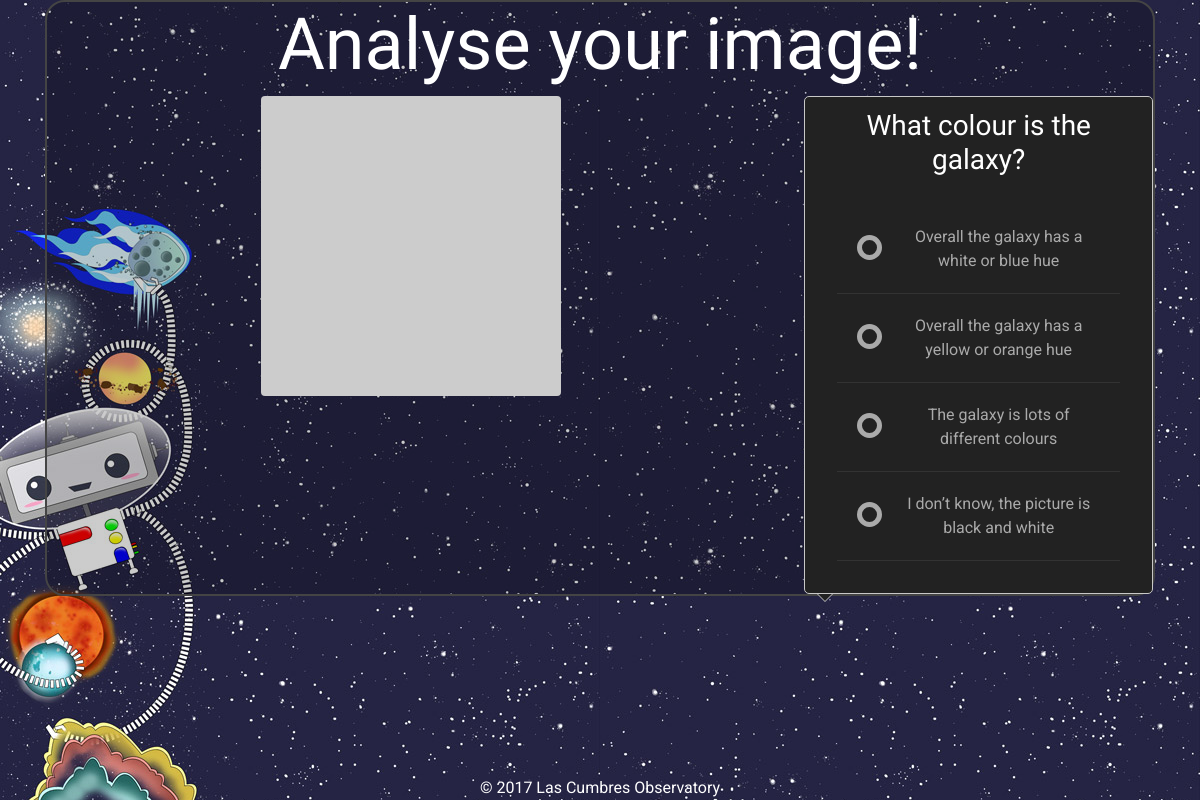
/challenge/1/analyse/ (signed in), run on an earlier commit of the app's database.
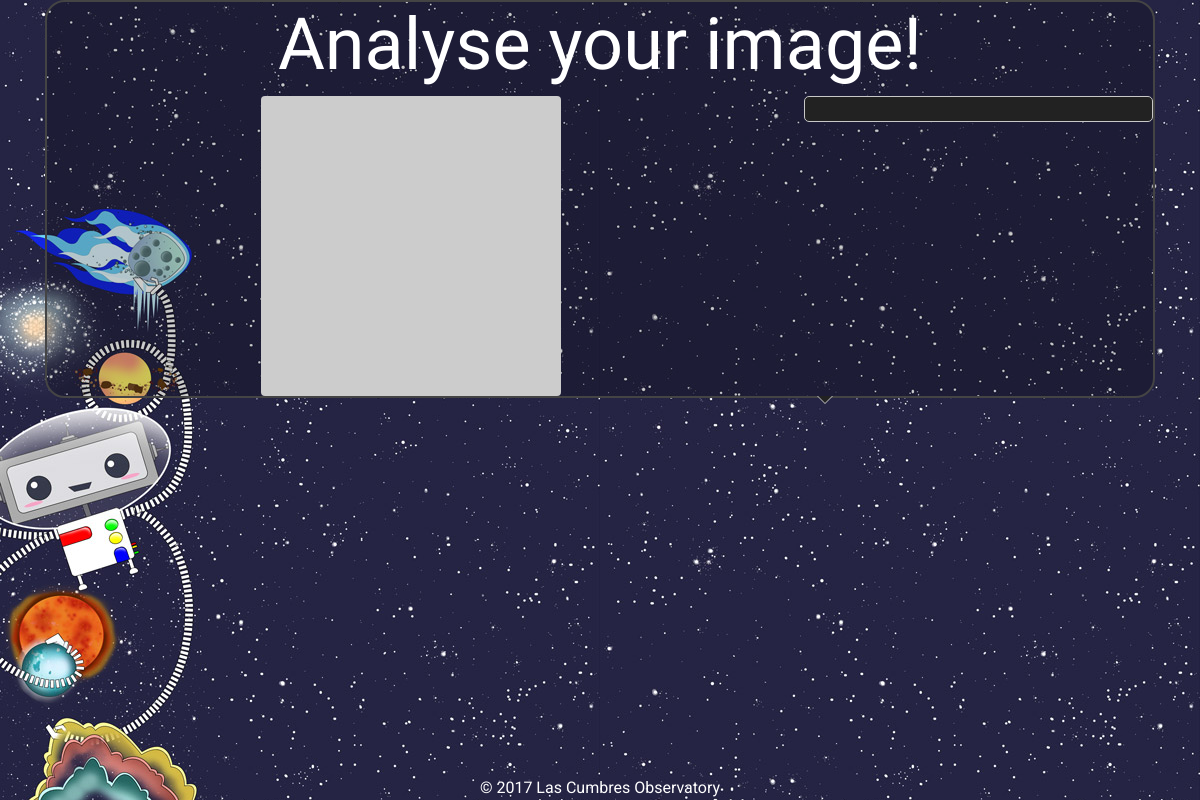
And on a later commit of the database.
### status/models.py (models this page shows)
class Question(models.Model):
    text = models.TextField()
    challenge = models.ForeignKey(Challenge)
    class Meta:
        verbose_name_plural = 'questions'

class Answer(models.Model):
    text = models.TextField()
    question = models.ForeignKey(Question)

### explorer/views.py (the view, shortened to what this page needs)
# urls.py: url(r'^challenge/(?P<pk>[0-9]+)/analyse/$', AnalyseView.as_view(), name="analyse"),
class AnalyseView(LoginRequiredMixin, DetailView):
    model = Challenge
    template_name = "explorer/challenge-analyser.html"
    form_class = AnalyseForm
    def get_context_data(self, **kwargs):
        frameid = self.request.GET.get('frameid', None)
        context = super(AnalyseView, self).get_context_data(**kwargs)
        try:
            context['questions'] = Question.objects.filter(challenge=self.get_object())
            progress = Progress.objects.get(challenge=self.get_object(), user=self.request.user)
            if frameid and progress.status != 'Analyse':
                progress.analyse()
                progress.frameids = frameid
                progress.save()
            context['progress'] = progress
        except ObjectDoesNotExist:
            raise Http404
        return context

### serol/auth_backend.py (called while the page is built)
    def get_user(self, user_id):
        try:
            return User.objects.get(pk=user_id)
        except User.DoesNotExist:
            return None

### explorer/templates/explorer/challenge-analyser.html (shortened to what this page needs)
{% extends 'explorer/base.html' %}
{% load static i18n %}
{% block wrapper-class%}challenge mission-{{object.mission.number}}-sidebar{%endblock%}
{% block main-body %}
<div class="centre-container">
  <h1>{% trans "Analyse your image!" %}</h1>
  <div class="row">
    <div class="col-lg-8">
      <img src="http://placehold.it/300x300" alt="{{object.name}}" class="img-fluid rounded" id="img-holder">
    </div>
    <div class="col-lg-4">
      <div class="speech-bubble">
        <div class="arrow bottom right"></div>
      {% for question in questions %}
      <div class="question-wrapper" id="question-{{ forloop.counter0 }}" style="display:none;">
      <h3>{{question.text}}</strong></h3>
        <div class="question-container">
            <ul>
            {% for answer in question.answer_set.all %}
            <li>
               <label for="answer-{{answer.pk}}">{{answer.text}}</label>
               <div class="check"></div>
           </li>
           {% endfor %}
           </ul>
       </div>
     </div>
   {% endfor %}
    </div>
    </div>
  </div>
</div>
{% endblock %}

What changed in the data, as far as the page shows it:
removed Question: text "What colour is the galaxy?"
removed Answer: text "Overall the galaxy has a white or blue hue"
removed Answer: text "Overall the galaxy has a yellow or orange hue"
removed Answer: text "The galaxy is lots of different colours"
removed Answer: text "I don’t know, the picture is black and white"
